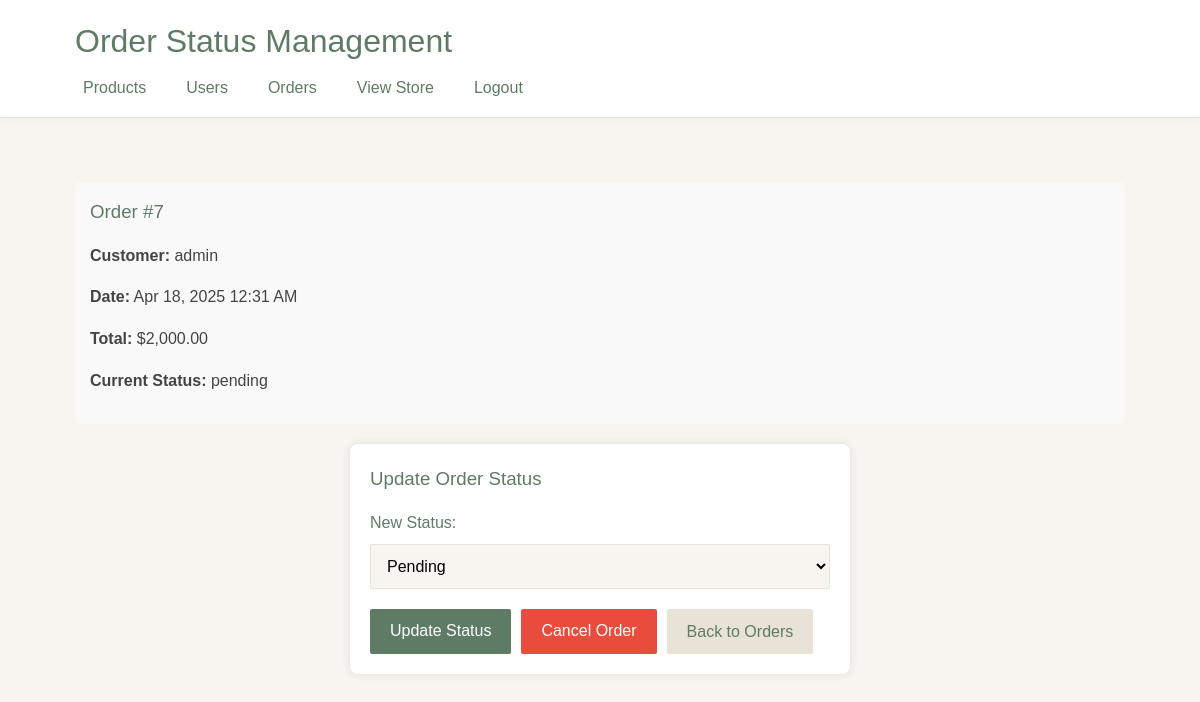
The page /admin/orderstatus.php?order_id=7 on the database its author committed.
### tables this page shows
CREATE TABLE `orders` (
  `id` int(11) NOT NULL AUTO_INCREMENT,
  `user_id` int(11) NOT NULL,
  `order_date` timestamp NOT NULL DEFAULT current_timestamp(),
  `total_amount` decimal(10,2) NOT NULL,
  `status` varchar(20) DEFAULT 'pending',
  `shipping_address` varchar(255) NOT NULL,
  PRIMARY KEY (`id`),
  KEY `user_id` (`user_id`),
  CONSTRAINT `orders_ibfk_1` FOREIGN KEY (`user_id`) REFERENCES `users` (`id`) ON DELETE CASCADE
);

CREATE TABLE `users` (
  `id` int(11) NOT NULL AUTO_INCREMENT,
  `username` varchar(50) NOT NULL,
  `email` varchar(100) NOT NULL,
  `password` varchar(255) NOT NULL,
  `address` varchar(255) DEFAULT NULL,
  `created_at` timestamp NOT NULL DEFAULT current_timestamp(),
  `is_admin` tinyint(1) DEFAULT 0,
  PRIMARY KEY (`id`),
  UNIQUE KEY `username` (`username`),
  UNIQUE KEY `email` (`email`)
);

### admin/orderstatus.php (the view, shortened to what this page needs)
<?php
require_once "../config.php";
$order_id = $_GET['order_id'] ?? 0;
$order = null;
try {
    $stmt = $pdo->prepare("
        SELECT o.*, u.username
        FROM orders o
        JOIN users u ON o.user_id = u.id
        WHERE o.id = ?
    ");
    $stmt->execute([$order_id]);
    $order = $stmt->fetch();
} catch(PDOException $e) {
    $error = "Error fetching order: " . $e->getMessage();
}
?>
<!DOCTYPE html>
<html lang="en">
<head>
    <link rel="stylesheet" href="../file.css">
    <link rel="stylesheet" href="admin.css">
</head>
<body>
    <div class="page-wrapper">
        <header class="admin-header">
            <div class="container">
                <h1>Order Status Management</h1>
                <nav>
                    <ul>
                        <li><a href="index.php">Products</a></li>
                        <li><a href="users.php">Users</a></li>
                        <li><a href="orders.php">Orders</a></li>
                        <li><a href="../store.php">View Store</a></li>
                        <li><a href="../logout.php">Logout</a></li>
                    </ul>
                </nav>
            </div>
        </header>
        <main>
            <div class="container">
                <?php if($order): ?>
                    <div class="order-summary">
                        <h3>Order #<?php echo $order['id']; ?></h3>
                        <p><strong>Customer:</strong> <?php echo htmlspecialchars($order['username']); ?></p>
                        <p><strong>Date:</strong> <?php echo date('M j, Y g:i A', strtotime($order['order_date'])); ?></p>
                        <p><strong>Total:</strong> $<?php echo number_format($order['total_amount'], 2); ?></p>
                        <p><strong>Current Status:</strong>
                            <span class="status-badge status-<?php echo strtolower($order['status']); ?>">
                                <?php echo $order['status']; ?>
                            </span>
                        </p>
                    </div>
                    <div class="status-form">
                        <h3>Update Order Status</h3>
                        <form method="post">
                            <div class="form-group">
                                <label for="status">New Status:</label>
                                <select name="status" id="status" class="form-control">
                                    <option value="pending" <?php echo $order['status'] === 'pending' ? 'selected' : ''; ?>>Pending</option>
                                </select>
                            </div>
                            <div class="status-actions">
                                <button type="submit" class="btn btn-primary">Update Status</button>
                                <button type="submit" name="action" value="cancel" class="btn btn-danger"
                                    onclick="return confirm('Are you sure you want to cancel this order?')">
                                    Cancel Order
                                </button>
                                <a href="orders.php" class="btn btn-secondary">Back to Orders</a>
                            </div>
                        </form>
                    </div>
                <?php else: ?>
                    <div class="alert alert-warning">Order not found.</div>
                    <a href="orders.php" class="btn btn-primary">Back to Orders</a>
                <?php endif; ?>
            </div>
        </main>
    </div>
</body>
</html>

### file.css (style rules this page uses)
* { margin: 0; padding: 0; box-sizing: border-box; }
body { font-family: 'Montserrat', sans-serif; line-height: 1.6; color: #444444; background-color: #F7F5F0; }
.container { width: 90%; max-width: 1200px; margin: 0 auto; padding: 0 15px; }
.page-wrapper { min-height: 100vh; display: flex; flex-direction: column; }
main { flex: 1; padding: 2rem 0; }
h1, h2, h3 { margin-bottom: 1rem; color: #5E7B65; font-weight: 500; }
p { margin-bottom: 1rem; color: #444444; }
a { color: #5E7B65; text-decoration: none; }
.form-group { margin-bottom: 20px; }
label { display: block; margin-bottom: 8px; font-weight: 500; color: #5E7B65; }
.form-control { width: 100%; padding: 12px; border: 1px solid #E8E2D7; border-radius: 2px; font-size: 16px; background-color: #F7F5F0; transition: border 0.2s ease; }
.btn { display: inline-block; padding: 12px 24px; background: #5E7B65; color: #fff; border: none; border-radius: 2px; cursor: pointer; font-size: 16px; font-weight: 500; transition: all 0.2s ease; }
.btn-secondary { background: #E8E2D7; color: #5E7B65; }
.btn-danger { background: #e74c3c; }
header { background: #FFFFFF; color: #5E7B65; padding: 1rem 0; margin-bottom: 2rem; box-shadow: 0 2px 10px rgba(94, 123, 101, 0.1); }
header h1 { color: #5E7B65; margin-bottom: 0.5rem; font-weight: 500; }
nav ul { list-style: none; display: flex; }
nav ul li { margin-right: 1.5rem; }
nav ul li a { color: #5E7B65; text-decoration: none; padding: 0.5rem; transition: color 0.3s; font-weight: 500; }

### admin/admin.css (style rules this page uses)
.admin-header { background: #FFFFFF; border-bottom: 1px solid #E8E2D7; box-shadow: 0 2px 10px rgba(94, 123, 101, 0.05); }
.btn { display: inline-block; padding: 10px 20px; background: #5E7B65; color: #FFFFFF; border: none; border-radius: 2px; cursor: pointer; font-size: 16px; font-weight: 500; transition: all 0.2s ease; }
.btn-secondary { background: #E8E2D7; color: #5E7B65; }
.btn-danger { background: #e74c3c; }

### admin/orderstatus.php (style rules this page uses)
.status-form { max-width: 500px; margin: 20px auto; padding: 20px; background: #fff; border-radius: 8px; box-shadow: 0 0 10px rgba(0,0,0,0.1); }
.status-actions { display: flex; gap: 10px; margin-top: 20px; }
.order-summary { background: #f9f9f9; padding: 15px; border-radius: 5px; margin-bottom: 20px; }

### rows shown on the page
orders: id "7", user.username "admin", order_date "Apr 18, 2025 12:31 AM", total_amount "2,000.00", status "pending", status "Pending"
